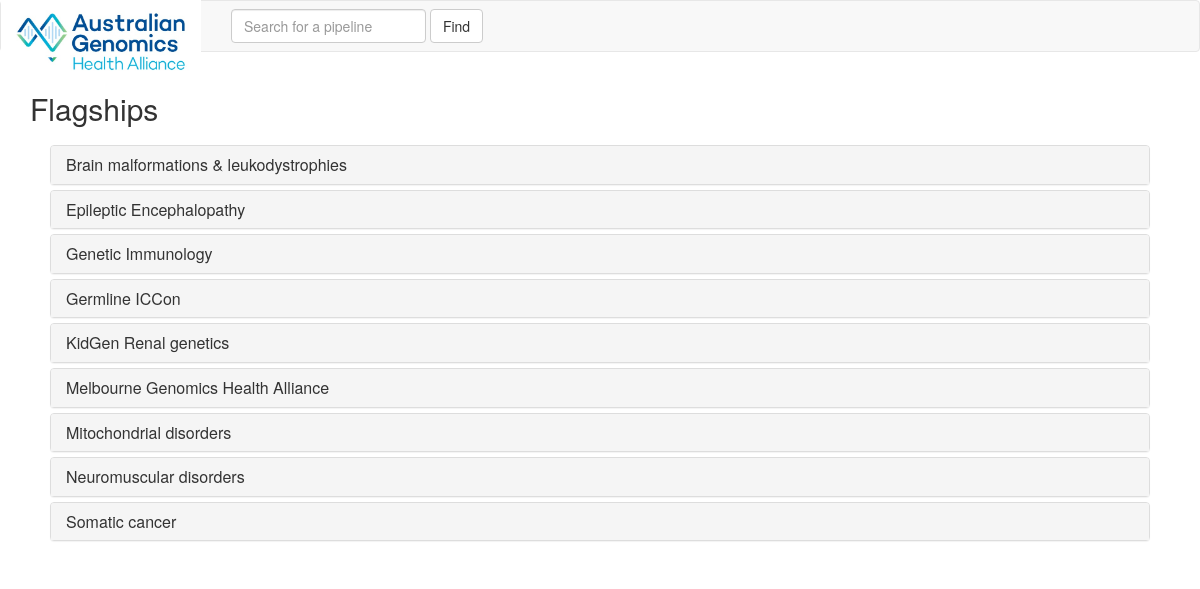
Page /flagship.html on the committed database.
### model.py (models this page shows, shortened)
class Flagship(db.Model):
    __tablename__ = 'flagship'
    id = db.Column(db.Integer, primary_key=True, autoincrement=True)
    flagship_name = db.Column(db.String(100))
    flagship_institute = db.Column(db.String(100))
    flagship_lead = db.Column(db.String(100))
    flagshipDiseaseType = db.Column(db.String(100))
    workflows = db.relationship('Workflow', back_populates='flagship')

### app.py (the view)
@app.route('/flagship.html', methods=['GET'])
def flagship():
    flagships = db.session.query(Flagship).order_by(Flagship.flagship_name).filter(
        Flagship.flagship_name != "Not affiliated with a Flagship").all()
    return render_template('flagship.html', flagships=flagships)

### templates/flagship.html (shortened to what this page needs)
<!DOCTYPE html>
<html lang="en">
{% extends "base.html" %}
{% block body %}
    <body>
    <div class="container" style="margin-top: 20px">
    <h2>
        Flagships
    </h2>
        <div class="panel-group" id="accordion" role="tablist"
             style="margin-left: 20px; margin-right: 20px; margin-top: 20px;">
            {% for flagship in flagships %}
                <div class="panel panel-default">
                    <div class="panel-heading">
                        <h3 class="panel-title">
                            <a data-toggle="collapse" data-parent="#accordion" href="#{{ flagship.id }}">
                                {{ flagship.flagship_name }}
                            </a>
                        </h3>
                    </div>
                </div>
            {% endfor %}
        </div>
    </div>
    </body>
{% endblock %}

### rows in the picture
Flagship: flagship_name "Brain malformations & leukodystrophies"
Flagship: flagship_name "Epileptic Encephalopathy"
Flagship: flagship_name "Genetic Immunology"
Flagship: flagship_name "Germline ICCon"
Flagship: flagship_name "KidGen Renal genetics"
Flagship: flagship_name "Melbourne Genomics Health Alliance"
Flagship: flagship_name "Mitochondrial disorders"
Flagship: flagship_name "Neuromuscular disorders"
Flagship: flagship_name "Somatic cancer"
